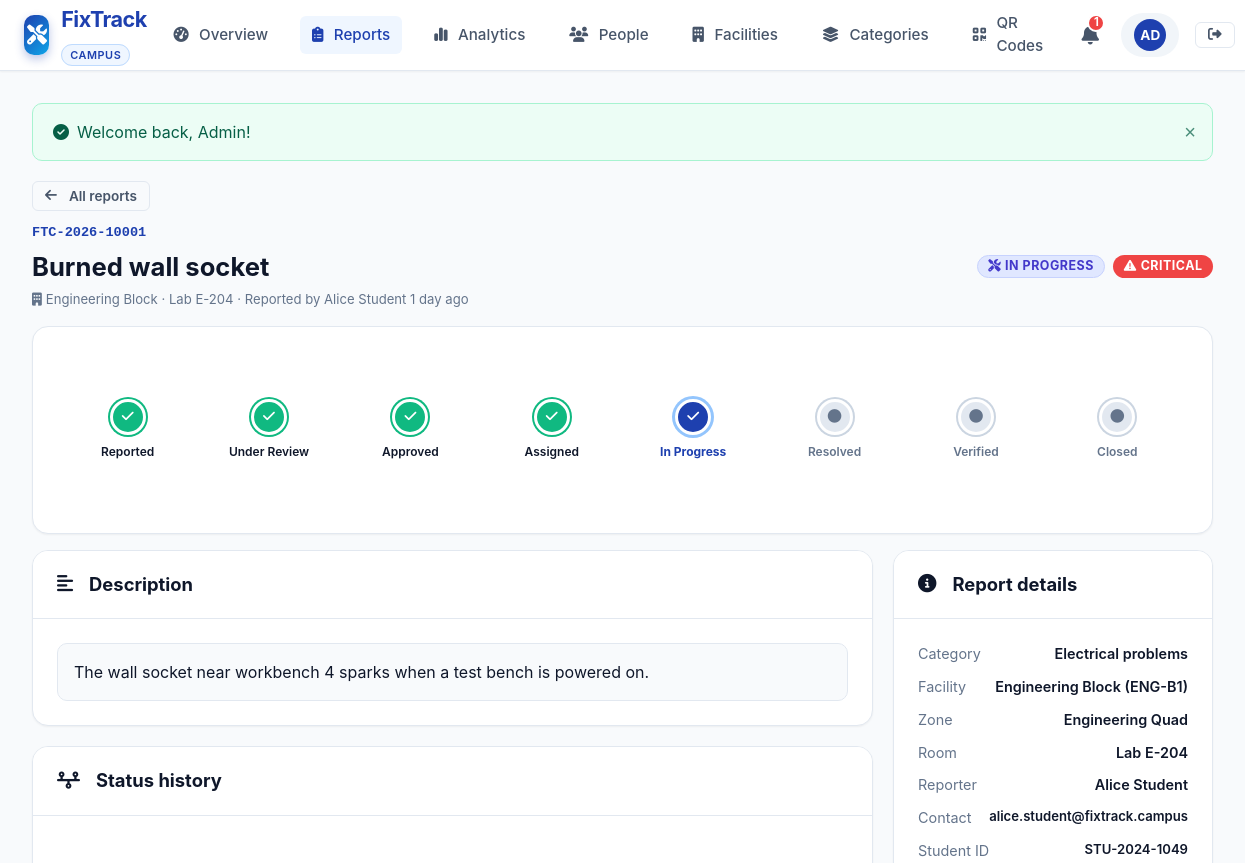
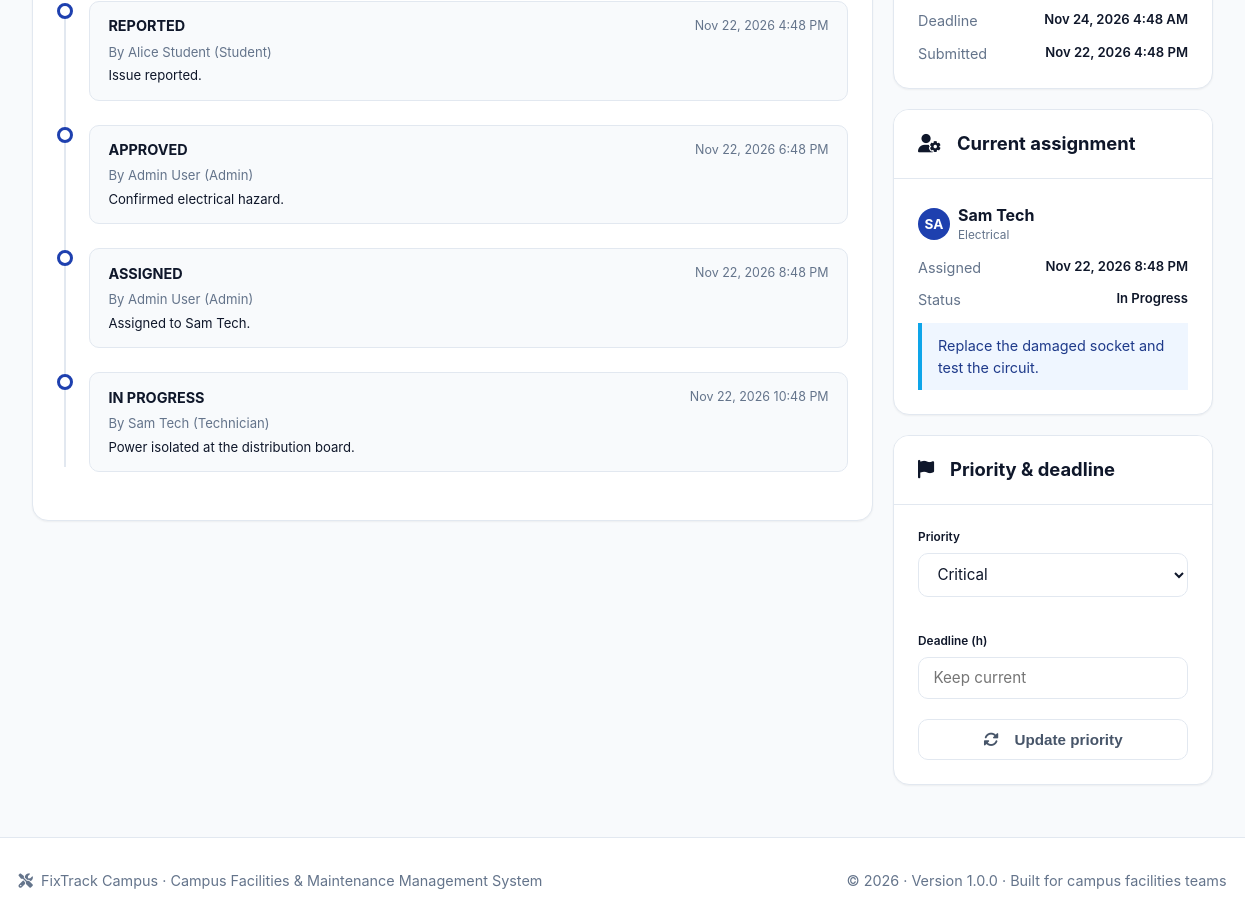
The app's page /admin/report-view.php?id=1 (signed in) with its own data (2 pictures, top to bottom).
### tables this page shows
CREATE TABLE reports (
    id INT AUTO_INCREMENT PRIMARY KEY,
    tracking_code VARCHAR(30) NOT NULL UNIQUE,
    student_id INT NOT NULL,
    category_id INT NOT NULL,
    facility_id INT NOT NULL,
    room_number VARCHAR(100) NOT NULL,
    title VARCHAR(200) NOT NULL,
    description TEXT NOT NULL,
    priority ENUM('low', 'medium', 'high', 'critical') NOT NULL DEFAULT 'medium',
    status ENUM('REPORTED', 'UNDER REVIEW', 'APPROVED', 'ASSIGNED', 'IN PROGRESS',
                'RESOLVED', 'VERIFIED', 'CLOSED', 'REJECTED') NOT NULL DEFAULT 'REPORTED',
    deadline DATETIME NULL,
    rejection_reason TEXT NULL,
    resolved_at DATETIME NULL,
    verified_at DATETIME NULL,
    closed_at DATETIME NULL,
    created_at DATETIME NOT NULL DEFAULT CURRENT_TIMESTAMP,
    updated_at DATETIME NOT NULL DEFAULT CURRENT_TIMESTAMP ON UPDATE CURRENT_TIMESTAMP,
    CONSTRAINT fk_report_student FOREIGN KEY (student_id) REFERENCES users(id) ON DELETE CASCADE,
    CONSTRAINT fk_report_category FOREIGN KEY (category_id) REFERENCES categories(id) ON DELETE RESTRICT,
    CONSTRAINT fk_report_facility FOREIGN KEY (facility_id) REFERENCES facilities(id) ON DELETE RESTRICT,
    INDEX idx_report_tracking (tracking_code),
    INDEX idx_report_status (status),
    INDEX idx_report_priority (priority)
);

CREATE TABLE facilities (
    id INT AUTO_INCREMENT PRIMARY KEY,
    name VARCHAR(150) NOT NULL,
    building_code VARCHAR(30) NOT NULL UNIQUE,
    campus_zone VARCHAR(100) NOT NULL,
    description TEXT NULL,
    total_floors INT DEFAULT 1,
    is_active TINYINT(1) NOT NULL DEFAULT 1,
    created_at DATETIME NOT NULL DEFAULT CURRENT_TIMESTAMP
);

CREATE TABLE users (
    id INT AUTO_INCREMENT PRIMARY KEY,
    full_name VARCHAR(100) NOT NULL,
    email VARCHAR(150) NOT NULL UNIQUE,
    password_hash VARCHAR(255) NOT NULL,
    role ENUM('student', 'admin', 'technician') NOT NULL DEFAULT 'student',
    phone VARCHAR(30) NULL,
    identifier VARCHAR(50) NULL,
    specialization VARCHAR(100) NULL,
    is_active TINYINT(1) NOT NULL DEFAULT 1,
    created_at DATETIME NOT NULL DEFAULT CURRENT_TIMESTAMP,
    updated_at DATETIME NOT NULL DEFAULT CURRENT_TIMESTAMP ON UPDATE CURRENT_TIMESTAMP,
    INDEX idx_user_role (role)
);

CREATE TABLE status_history (
    id INT AUTO_INCREMENT PRIMARY KEY,
    report_id INT NOT NULL,
    changed_by INT NOT NULL,
    old_status VARCHAR(50) NULL,
    new_status VARCHAR(50) NOT NULL,
    notes TEXT NULL,
    created_at DATETIME NOT NULL DEFAULT CURRENT_TIMESTAMP,
    CONSTRAINT fk_history_report FOREIGN KEY (report_id) REFERENCES reports(id) ON DELETE CASCADE,
    CONSTRAINT fk_history_user FOREIGN KEY (changed_by) REFERENCES users(id) ON DELETE CASCADE,
    INDEX idx_history_report (report_id)
);

CREATE TABLE categories (
    id INT AUTO_INCREMENT PRIMARY KEY,
    name VARCHAR(100) NOT NULL,
    slug VARCHAR(100) NOT NULL UNIQUE,
    description TEXT NULL,
    icon VARCHAR(50) NOT NULL DEFAULT 'wrench',
    default_priority ENUM('low', 'medium', 'high', 'critical') DEFAULT 'medium',
    default_sla_hours INT DEFAULT 48,
    is_active TINYINT(1) DEFAULT 1,
    created_at DATETIME NOT NULL DEFAULT CURRENT_TIMESTAMP
);

CREATE TABLE assignments (
    id INT AUTO_INCREMENT PRIMARY KEY,
    report_id INT NOT NULL,
    technician_id INT NOT NULL,
    assigned_by INT NOT NULL,
    assignment_notes TEXT NULL,
    assigned_at DATETIME NOT NULL DEFAULT CURRENT_TIMESTAMP,
    completed_at DATETIME NULL,
    status ENUM('pending', 'in_progress', 'completed', 'reassigned') NOT NULL DEFAULT 'pending',
    CONSTRAINT fk_assign_report FOREIGN KEY (report_id) REFERENCES reports(id) ON DELETE CASCADE,
    CONSTRAINT fk_assign_tech FOREIGN KEY (technician_id) REFERENCES users(id) ON DELETE CASCADE,
    CONSTRAINT fk_assign_admin FOREIGN KEY (assigned_by) REFERENCES users(id) ON DELETE CASCADE,
    INDEX idx_assign_tech (technician_id)
);

### admin/report-view.php (the view, shortened to what this page needs)
<?php
require_once __DIR__ . '/../includes/functions.php';
$pdo = get_db();
$id = (int)($_GET['id'] ?? 0);
$report = get_report($pdo, $id);
$history     = get_status_history($pdo, $id);
$assignment  = get_report_assignment($pdo, $id);
include __DIR__ . '/../includes/header.php';
?>
<div class="mb-4">
    <a href="<?= e(url('admin/reports.php')) ?>" class="btn btn-outline btn-sm mb-3"><i class="fas fa-arrow-left mr-1"></i>All reports</a>
    <div class="d-flex justify-between align-center" style="flex-wrap:wrap;gap:1rem">
        <div>
            <div class="tracking-code mb-1"><?= e($report['tracking_code']) ?></div>
            <h1 style="font-size:1.6rem"><?= e($report['title']) ?></h1>
            <div class="text-muted small mt-1">
                <i class="fas fa-building mr-1"></i><?= e($report['facility_name']) ?> &middot; <?= e($report['room_number']) ?> &middot;
                Reported by <?= e($report['student_name']) ?> <?= e(time_ago($report['created_at'])) ?>
            </div>
        </div>
        <div class="d-flex gap-2">
            <?= format_status_badge($report['status']) ?>
            <?= format_priority_badge($report['priority']) ?>
        </div>
    </div>
</div>
<div class="card mb-4"><div class="card-body"><?= workflow_stepper($report['status']) ?></div></div>
<div class="detail-grid">
    <div>
        <div class="card detail-panel">
            <div class="card-header"><h2 class="card-title"><i class="fas fa-align-left mr-2"></i>Description</h2></div>
            <div class="card-body"><div class="description-box"><?= e($report['description']) ?></div></div>
        </div>
        <div class="card detail-panel">
            <div class="card-header"><h2 class="card-title"><i class="fas fa-timeline mr-2"></i>Status history</h2></div>
            <div class="card-body"><div class="timeline">
                <?php foreach ($history as $h): ?>
                    <div class="timeline-item"><div class="timeline-point"></div><div class="timeline-content">
                        <div class="timeline-header"><span class="timeline-title"><?= e($h['new_status']) ?></span><span class="timeline-time"><?= e(format_date($h['created_at'])) ?></span></div>
                        <div class="small text-muted">By <?= e($h['changed_by_name']) ?> (<?= e(humanize($h['changed_by_role'])) ?>)</div>
                        <?php if ($h['notes']): ?><div class="small mt-1"><?= e($h['notes']) ?></div><?php endif; ?>
                    </div></div>
                <?php endforeach; ?>
            </div></div>
        </div>
    </div>
    <aside>
        <div class="card detail-panel">
            <div class="card-header"><h2 class="card-title"><i class="fas fa-circle-info mr-2"></i>Report details</h2></div>
            <div class="card-body"><div class="meta-list">
                <div class="meta-item"><span class="meta-label">Category</span><span class="meta-value"><?= e($report['category_name']) ?></span></div>
                <div class="meta-item"><span class="meta-label">Facility</span><span class="meta-value"><?= e($report['facility_name']) ?> (<?= e($report['building_code']) ?>)</span></div>
                <div class="meta-item"><span class="meta-label">Zone</span><span class="meta-value"><?= e($report['campus_zone']) ?></span></div>
                <div class="meta-item"><span class="meta-label">Room</span><span class="meta-value"><?= e($report['room_number']) ?></span></div>
                <div class="meta-item"><span class="meta-label">Reporter</span><span class="meta-value"><?= e($report['student_name']) ?></span></div>
                <div class="meta-item"><span class="meta-label">Contact</span><span class="meta-value small text-break"><?= e($report['student_email']) ?></span></div>
                <div class="meta-item"><span class="meta-label">Student ID</span><span class="meta-value small"><?= e($report['student_identifier'] ?? '&mdash;') ?></span></div>
                <div class="meta-item"><span class="meta-label">Deadline</span><span class="meta-value small"><?= $report['deadline'] ? e(format_date($report['deadline'])) : '&mdash;' ?></span></div>
                <div class="meta-item"><span class="meta-label">Submitted</span><span class="meta-value small"><?= e(format_date($report['created_at'])) ?></span></div>
            </div></div>
        </div>
        <?php if ($assignment): ?>
        <div class="card detail-panel">
            <div class="card-header"><h2 class="card-title"><i class="fas fa-user-gear mr-2"></i>Current assignment</h2></div>
            <div class="card-body">
                <div class="d-flex align-center gap-2 mb-3"><span class="user-avatar"><?= e(strtoupper(mb_substr($assignment['technician_name'], 0, 2))) ?></span>
                    <div><strong><?= e($assignment['technician_name']) ?></strong><div class="x-small text-muted"><?= e($assignment['specialization'] ?? 'Technician') ?></div></div>
                </div>
                <div class="meta-list">
                    <div class="meta-item"><span class="meta-label">Assigned</span><span class="meta-value small"><?= e(format_date($assignment['assigned_at'])) ?></span></div>
                    <div class="meta-item"><span class="meta-label">Status</span><span class="meta-value small"><?= e(humanize($assignment['status'])) ?></span></div>
                </div>
                <?php if ($assignment['assignment_notes']): ?><div class="info-note mt-3"><?= e($assignment['assignment_notes']) ?></div><?php endif; ?>
            </div>
        </div>
        <?php endif; ?>
        <?php if (!in_array($report['status'], [STATUS_CLOSED, STATUS_REJECTED], true)): ?>
        <div class="card detail-panel">
            <div class="card-header"><h2 class="card-title"><i class="fas fa-flag mr-2"></i>Priority &amp; deadline</h2></div>
            <div class="card-body">
                <form method="post" action="<?= e(url('actions/report-priority.php')) ?>" data-validate novalidate>
                    <div class="form-row">
                        <div class="form-group"><label class="form-label x-small" for="priority">Priority</label>
                            <select class="form-control" id="priority" name="priority"><?php foreach (PRIORITIES as $key => $p): ?><option value="<?= e($key) ?>" <?= $report['priority'] === $key ? 'selected' : '' ?>><?= e($p['label']) ?></option><?php endforeach; ?></select>
                        </div>
                        <div class="form-group"><label class="form-label x-small" for="deadline_hours2">Deadline (h)</label>
                            <input class="form-control" type="number" id="deadline_hours2" name="deadline_hours" min="1" max="720" placeholder="Keep current">
                        </div>
                    </div>
                    <button class="btn btn-outline btn-block" type="submit"><i class="fas fa-rotate mr-2"></i>Update priority</button>
                </form>
            </div>
        </div>
        <?php endif; ?>
    </aside>
</div>
<?php include __DIR__ . '/../includes/footer.php'; ?>

### includes/functions.php (shortened to what this page needs)
<?php
function url(string $path = ''): string {
    return rtrim(BASE_URL, '/') . '/' . ltrim($path, '/');
}
function e(?string $value): string {
    return htmlspecialchars((string)($value ?? ''), ENT_QUOTES, 'UTF-8');
}
function format_status_badge(string $status): string {
    $colorClass = 'badge-secondary';
    $icon = 'info-circle';
    switch (strtoupper($status)) {
        case STATUS_IN_PROGRESS:
            $colorClass = 'badge-status-inprogress';
            $icon = 'tools';
            break;
    }
    return '<span class="badge ' . $colorClass . '"><i class="fas fa-' . $icon . ' mr-1"></i> ' . e($status) . '</span>';
}
function format_priority_badge(string $priority): string {
    $p = strtolower($priority);
    $colorClass = 'badge-secondary';
    $icon = 'flag';
    switch ($p) {
        case 'critical':
            $colorClass = 'badge-priority-critical';
            $icon = 'exclamation-triangle';
            break;
    }
    return '<span class="badge ' . $colorClass . '"><i class="fas fa-' . $icon . ' mr-1"></i> ' . ucfirst(e($priority)) . '</span>';
}
function time_ago(?string $datetime): string {
    $time = strtotime($datetime);
    $diff = time() - $time;
    $d = floor($diff / 86400);
    if ($d < 30) {
        return $d . ($d == 1 ? ' day ago' : ' days ago');
    }
    return date('M j, Y', $time);
}
function format_date(?string $datetime, string $format = 'M j, Y g:i A'): string {
    return date($format, strtotime($datetime));
}
function get_flash(string $type): ?string {
    $key = 'flash_' . $type;
    if (isset($_SESSION[$key])) {
        $msg = $_SESSION[$key];
        return $msg;
    }
    return null;
}
function render_flash_messages(): string {
    $html = '';
    $types = ['success' => 'check-circle', 'error' => 'exclamation-circle', 'warning' => 'exclamation-triangle', 'info' => 'info-circle'];
    foreach ($types as $type => $icon) {
        $msg = get_flash($type);
        if ($msg) {
            $alertClass = ($type === 'error') ? 'alert-danger' : 'alert-' . $type;
            $html .= '<div class="alert ' . $alertClass . ' alert-dismissible fade show" role="alert">
                <i class="fas fa-' . $icon . ' mr-2"></i> ' . e($msg) . '
                <button type="button" class="close-btn" onclick="this.parentElement.remove()" aria-label="Close">&times;</button>
            </div>';
        }
    }
    return $html;
}
function get_report(PDO $pdo, int $report_id): ?array {
    $stmt = $pdo->prepare("
        SELECT r.*,
               c.name AS category_name, c.slug AS category_slug, c.icon AS category_icon,
               f.name AS facility_name, f.building_code, f.campus_zone,
               u.full_name AS student_name, u.email AS student_email, u.phone AS student_phone,
               u.identifier AS student_identifier
        FROM reports r
        JOIN categories c ON c.id = r.category_id
        JOIN facilities f ON f.id = r.facility_id
        JOIN users u ON u.id = r.student_id
        WHERE r.id = ?
        LIMIT 1
    ");
    $stmt->execute([$report_id]);
    $row = $stmt->fetch();
    return $row ?: null;
}
function get_status_history(PDO $pdo, int $report_id): array {
    $stmt = $pdo->prepare("
        SELECT h.*, u.full_name AS changed_by_name, u.role AS changed_by_role
        FROM status_history h
        JOIN users u ON u.id = h.changed_by
        WHERE h.report_id = ?
        ORDER BY h.created_at ASC, h.id ASC
    ");
    $stmt->execute([$report_id]);
    return $stmt->fetchAll();
}
function get_report_assignment(PDO $pdo, int $report_id): ?array {
    $stmt = $pdo->prepare("
        SELECT a.*, u.full_name AS technician_name, u.email AS technician_email,
               u.phone AS technician_phone, u.specialization
        FROM assignments a
        JOIN users u ON u.id = a.technician_id
        WHERE a.report_id = ? AND a.status <> 'reassigned'
        ORDER BY a.assigned_at DESC
        LIMIT 1
    ");
    $stmt->execute([$report_id]);
    $row = $stmt->fetch();
    return $row ?: null;
}
function workflow_stepper(string $status): string {
    $current = WORKFLOW_STEPS[strtoupper($status)]['order'] ?? 1;
    $isRejected = strtoupper($status) === STATUS_REJECTED;
    $html = '<div class="workflow-stepper" role="list" aria-label="Issue progress">';
    foreach (WORKFLOW_STEPS as $key => $step) {
        if ($key === STATUS_REJECTED) continue;
        $classes = ['workflow-step'];
        if ($isRejected) {
            $classes[] = ($step['order'] === 1) ? 'rejected-node' : '';
        } elseif ($step['order'] < $current) {
            $classes[] = 'completed';
        } elseif ($step['order'] === $current) {
            $classes[] = 'active';
        }
        $html .= '<div role="listitem" class="' . trim(implode(' ', $classes)) . '">'
               . '<div class="step-node"><i class="fas fa-' . ($step['order'] <= $current && !$isRejected ? 'check' : 'circle') . '"></i></div>'
               . '<div class="step-title">' . e($step['label']) . '</div>'
               . '</div>';
    }
    return $html . '</div>';
}
function humanize(string $value): string {
    return ucwords(strtolower(str_replace('_', ' ', $value)));
}

### records on screen
reports: tracking_code "FTC-2026-10001", title "Burned wall socket", facility.name "Engineering Block", room_number "Lab E-204", student.full_name "Alice Student", created_at "1 day ago", status "IN PROGRESS", priority "CRITICAL", description "The wall socket near workbench 4 sparks when a test bench is powered on.", category.name "Electrical problems", facility.building_code "ENG-B1", facility.campus_zone "Engineering Quad", student.email "alice.student@fixtrack.campus", student.identifier "STU-2024-1049", deadline "Nov 24, 2026 4:48 AM", created_at "Nov 22, 2026 4:48 PM", priority "Critical"
status_history: new_status "REPORTED", created_at "Nov 22, 2026 4:48 PM", changed_by.full_name "Alice Student", changed_by.role "Student", notes "Issue reported."
status_history: new_status "APPROVED", created_at "Nov 22, 2026 6:48 PM", changed_by.full_name "Admin User", changed_by.role "Admin", notes "Confirmed electrical hazard."
status_history: new_status "ASSIGNED", created_at "Nov 22, 2026 8:48 PM", changed_by.full_name "Admin User", changed_by.role "Admin", notes "Assigned to Sam Tech."
status_history: new_status "IN PROGRESS", created_at "Nov 22, 2026 10:48 PM", changed_by.full_name "Sam Tech", changed_by.role "Technician", notes "Power isolated at the distribution board."
assignments: technician.full_name "SA", technician.full_name "Sam Tech", technician.specialization "Electrical", assigned_at "Nov 22, 2026 8:48 PM", status "In Progress", assignment_notes "Replace the damaged socket and test the circuit."

### other values on screen
$link[0] "Overview"
$link[0] "Reports"
$link[0] "Analytics"
$link[0] "People"
$link[0] "Facilities"
$link[0] "Categories"
$link[0] "QR Codes"
$unread "1"
mb_substr($user['name'], 0, 2) "AD"
$msg "Welcome back, Admin!"
$step['label'] "Reported"
$step['label'] "Under Review"
$step['label'] "Approved"
$step['label'] "Assigned"
$step['label'] "In Progress"
